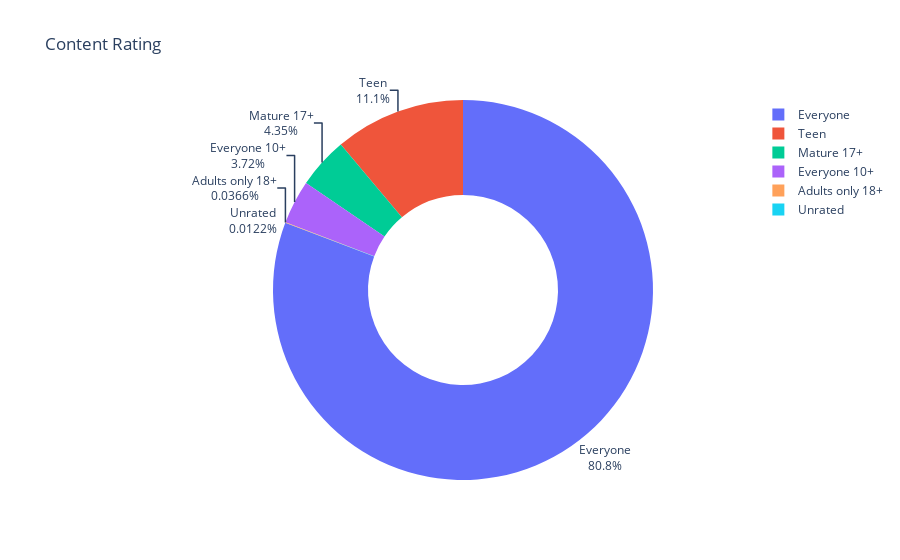

Notebook cell for this chart:
### Code cell
fig = px.pie(labels=np.array(ratings.index), values=ratings.values, title="Content Rating", names=ratings.index, hole=0.5)

fig.update_traces(textposition='outside', textinfo='percent+label')

fig.show()

### Figure 1 — Plotly figure (JSON) as saved in the notebook; plotly's stock layout.template omitted (floating-point values rounded to 4 significant figures)
{"data": [{"domain": {"x": [0, 1], "y": [0, 1]}, "hole": 0.5, "hovertemplate": "label=%{label}<br>value=%{value}<extra></extra>", "labels": ["Everyone", "Teen", "Mature 17+", "Everyone 10+", "Adults only 18+", "Unrated"], "legendgroup": "", "name": "", "showlegend": true, "textinfo": "percent+label", "textposition": "outside", "type": "pie", "values": [6621, 912, 357, 305, 3, 1]}], "layout": {"legend": {"tracegroupgap": 0}, "title": {"text": "Content Rating"}}}
